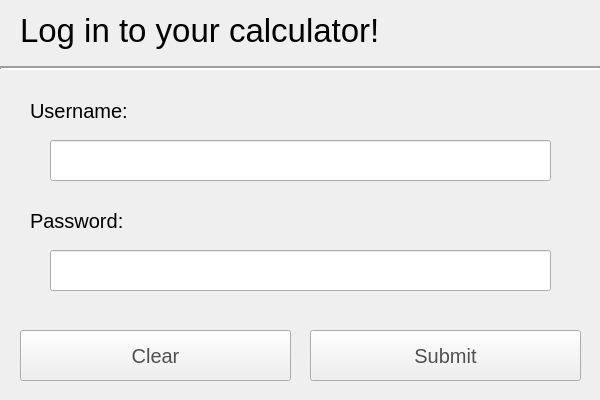
<?xml version="1.0" encoding="UTF-8"?>
<ui version="4.0">
 <class>MainWindow</class>
 <widget class="QMainWindow" name="MainWindow">
  <property name="geometry">
   <rect>
    <x>0</x>
    <y>0</y>
    <width>600</width>
    <height>400</height>
   </rect>
  </property>
  <property name="minimumSize">
   <size>
    <width>600</width>
    <height>400</height>
   </size>
  </property>
  <property name="maximumSize">
   <size>
    <width>600</width>
    <height>400</height>
   </size>
  </property>
  <property name="windowTitle">
   <string>MainWindow</string>
  </property>
  <property name="styleSheet">
   <string notr="true"/>
  </property>
  <widget class="QWidget" name="centralwidget">
   <property name="minimumSize">
    <size>
     <width>600</width>
     <height>400</height>
    </size>
   </property>
   <property name="maximumSize">
    <size>
     <width>600</width>
     <height>400</height>
    </size>
   </property>
   <property name="styleSheet">
    <string notr="true"/>
   </property>
   <widget class="QLabel" name="LblLogin">
    <property name="geometry">
     <rect>
      <x>20</x>
      <y>10</y>
      <width>761</width>
      <height>41</height>
     </rect>
    </property>
    <property name="font">
     <font>
      <pointsize>25</pointsize>
     </font>
    </property>
    <property name="styleSheet">
     <string notr="true"/>
    </property>
    <property name="text">
     <string>Log in to your calculator!</string>
    </property>
   </widget>
   <widget class="QLabel" name="LblUsername">
    <property name="geometry">
     <rect>
      <x>30</x>
      <y>90</y>
      <width>141</width>
      <height>41</height>
     </rect>
    </property>
    <property name="font">
     <font>
      <pointsize>15</pointsize>
     </font>
    </property>
    <property name="styleSheet">
     <string notr="true"/>
    </property>
    <property name="text">
     <string>Username:</string>
    </property>
   </widget>
   <widget class="QLabel" name="LblPassword">
    <property name="geometry">
     <rect>
      <x>30</x>
      <y>200</y>
      <width>141</width>
      <height>41</height>
     </rect>
    </property>
    <property name="font">
     <font>
      <pointsize>15</pointsize>
     </font>
    </property>
    <property name="styleSheet">
     <string notr="true"/>
    </property>
    <property name="text">
     <string>Password:</string>
    </property>
   </widget>
   <widget class="QLineEdit" name="LnEdtUsername">
    <property name="geometry">
     <rect>
      <x>50</x>
      <y>140</y>
      <width>501</width>
      <height>41</height>
     </rect>
    </property>
    <property name="font">
     <font>
      <pointsize>15</pointsize>
     </font>
    </property>
   </widget>
   <widget class="QLineEdit" name="LnEdtPassword">
    <property name="geometry">
     <rect>
      <x>50</x>
      <y>250</y>
      <width>501</width>
      <height>41</height>
     </rect>
    </property>
    <property name="font">
     <font>
      <pointsize>15</pointsize>
     </font>
    </property>
    <property name="echoMode">
     <enum>QLineEdit::Password</enum>
    </property>
   </widget>
   <widget class="QPushButton" name="btnLogin">
    <property name="geometry">
     <rect>
      <x>310</x>
      <y>330</y>
      <width>271</width>
      <height>51</height>
     </rect>
    </property>
    <property name="font">
     <font>
      <pointsize>15</pointsize>
     </font>
    </property>
    <property name="styleSheet">
     <string notr="true">color: rgb(80, 80, 80);</string>
    </property>
    <property name="text">
     <string>Submit</string>
    </property>
   </widget>
   <widget class="QPushButton" name="btnClear">
    <property name="geometry">
     <rect>
      <x>20</x>
      <y>330</y>
      <width>271</width>
      <height>51</height>
     </rect>
    </property>
    <property name="font">
     <font>
      <pointsize>15</pointsize>
     </font>
    </property>
    <property name="styleSheet">
     <string notr="true">color: rgb(80, 80, 80);</string>
    </property>
    <property name="text">
     <string>Clear</string>
    </property>
   </widget>
   <widget class="Line" name="line">
    <property name="geometry">
     <rect>
      <x>0</x>
      <y>60</y>
      <width>601</width>
      <height>16</height>
     </rect>
    </property>
    <property name="styleSheet">
     <string notr="true">color: rgb(59, 59, 59);</string>
    </property>
    <property name="lineWidth">
     <number>2</number>
    </property>
    <property name="orientation">
     <enum>Qt::Horizontal</enum>
    </property>
   </widget>
  </widget>
 </widget>
 <resources/>
 <connections/>
</ui>
